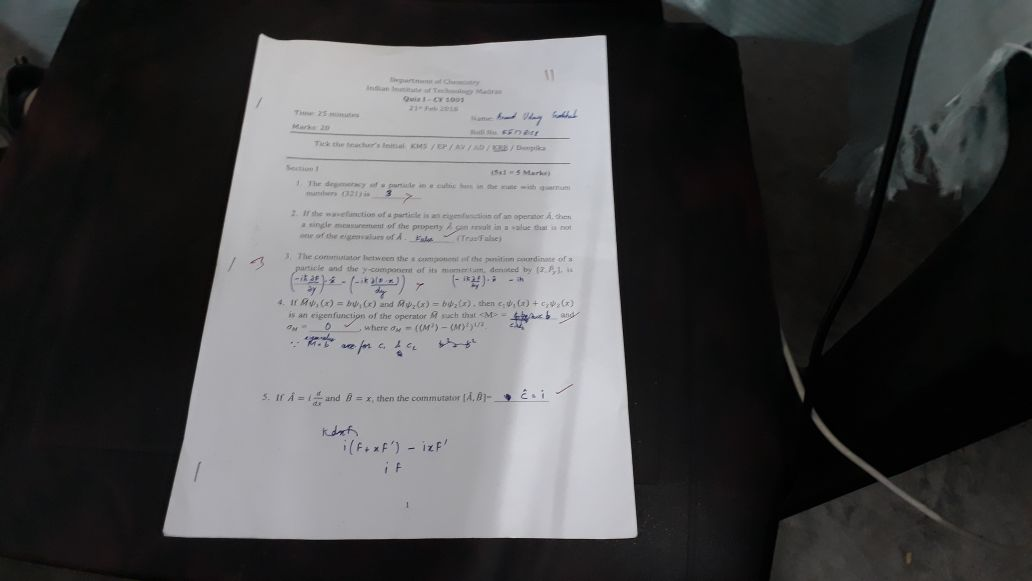
#> input picture edge2.jpg, 1032 x 581 px
$ python ps2.py   (older library calls are emulated)
#> lines starting #> are read from the running program, lines starting #| are printed output that depends on the picture; after the words box and inside, x2 and y2 are one past the last pixel; in counts of white or black regions, pixels touching at a corner belong together
import cv2
import numpy as np
img= cv2.imread('edge2.jpg')
#> img is the input picture: shape (581, 1032, 3); mean B, G, R 74.3, 73.4, 73.3
rows,cols,channels=img.shape
#> rows = 581; cols = 1032; channels = 3
gray = cv2.cvtColor(img,cv2.COLOR_BGR2GRAY)
#edge detection followed by finding the contours in the obtained result
dst=cv2.Canny(img,100,250)
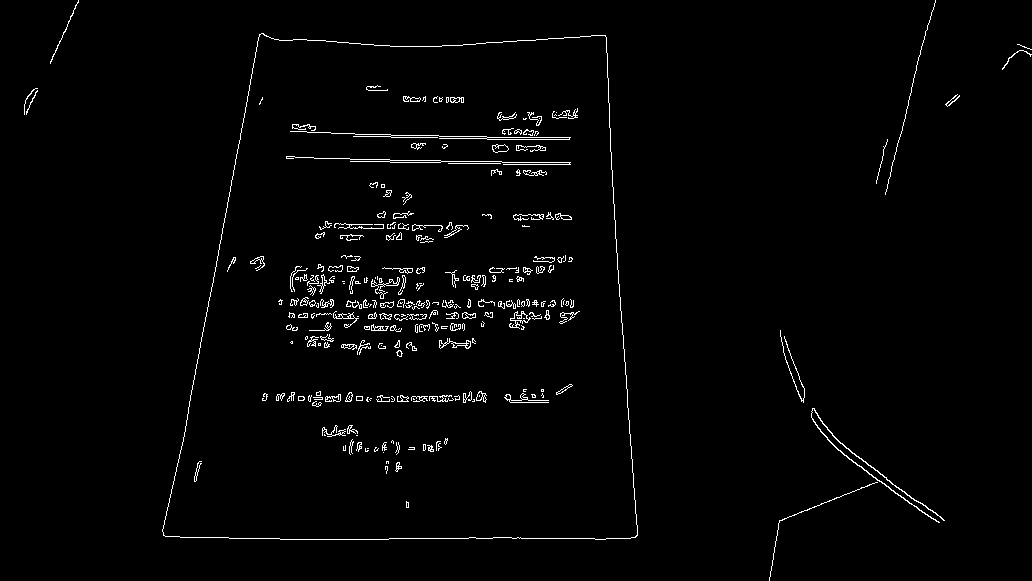
#> dst: shape (581, 1032); 1.8% white in thin lines or dots
img2, contours, heirarchy = cv2.findContours(dst,cv2.RETR_TREE,cv2.CHAIN_APPROX_SIMPLE)
#> contours = 472 contours, 391 with area under 20; largest, box (x1, y1, x2, y2) and area: (162, 33, 638, 540) 203406, (162, 33, 638, 540) 203398, (811, 408, 945, 523) 199, (290, 131, 571, 140) 166, (486, 137, 570, 140) 164
#finding the contour of maximum area,which will provide the desired boundary of the document in most cases
c_max=max(contours,key=cv2.contourArea)
#> c_max = contour of 347 points, box (x1, y1, x2, y2) (162, 33, 638, 540), area 203406
perimeter=cv2.arcLength(c_max,True)
#> perimeter = 1893.5
#approximating the contour to a rectangle
a=cv2.approxPolyDP(c_max,0.1*perimeter,True)
#> a = [[259, 34], [163, 535], [635, 537], [605, 35]]
#sorting the list to get the required boundary points in a cyclic order
a=sorted(a,key=lambda k:[k[0][1],k[0][0]])
#> a = [[[259, 34]], [[605, 35]], [[163, 535]], [[635, 537]]]
if a[0][0][0]>a[1][0][0]:
    a[0],a[1]=swap(a[0],a[1])
if a[2][0][0]>a[3][0][0]:
    a[2],a[3]=swap(a[2],a[3])
a=np.float32(a)
#> a = [[259, 34], [605, 35], [163, 535], [635, 537]]
print(a,type(a))
#| [[[259.  34.]]
#|  [[605.  35.]]
#|  [[163. 535.]]
#|  [[635. 537.]]] <class 'numpy.ndarray'>
x, y, width, height = cv2.boundingRect(c_max)
#> x = 162; y = 33; width = 476; height = 507
pts=np.float32([[0,0],[x+width-1,0],[0,y+height-1],[x+width-1,y+height-1]])
#> pts = [[0, 0], [637, 0], [0, 539], [637, 539]]
#applying warp perspective and then thresholding
M=cv2.getPerspectiveTransform(a,pts)
#> M = [[1.89, 0.362, -501.5], [-0.00435, 1.5, -50.01], [6.01e-07, 0.000745, 1]]
res=cv2.warpPerspective(img,M,(width,height))
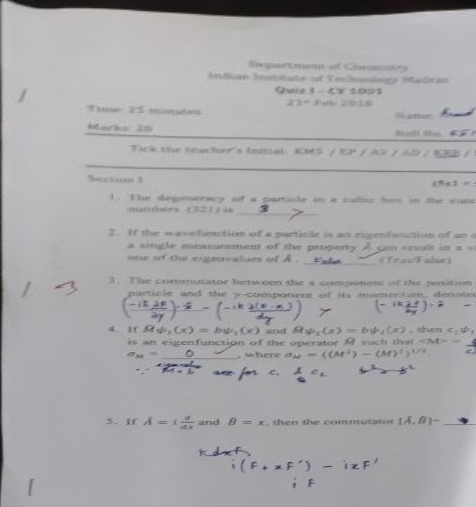
#> res: shape (507, 476, 3); mean B, G, R 170, 167.5, 168
gray=cv2.cvtColor(res,cv2.COLOR_BGR2GRAY)
#> gray: shape (507, 476)
res2=cv2.adaptiveThreshold(gray,255,cv2.ADAPTIVE_THRESH_MEAN_C,cv2.THRESH_BINARY,9,4)
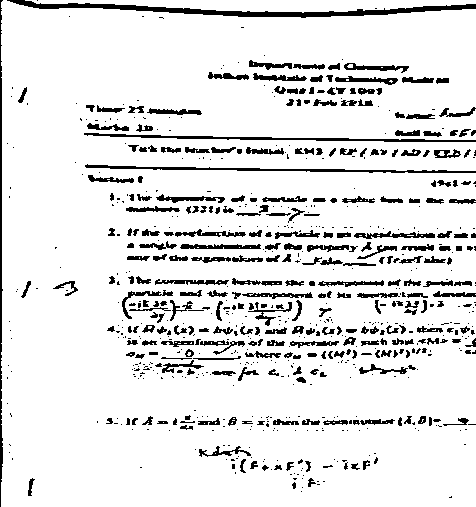
#> res2: shape (507, 476); 89.4% white; 739 black regions (441 under 20 px), largest, box (x1, y1, x2, y2) and area: (7, 0, 476, 18) 2270, (84, 133, 476, 142) 969, (85, 164, 476, 173) 963
equalize=cv2.equalizeHist(res2)
#filtering for better contrast
kernel = np.array([[-1,-1,-1], [-1,9,-1], [-1,-1,-1]])
filter1 = cv2.filter2D(equalize, -1, kernel)
#> (the run stopped early here; a loop or call above may not have finished)
